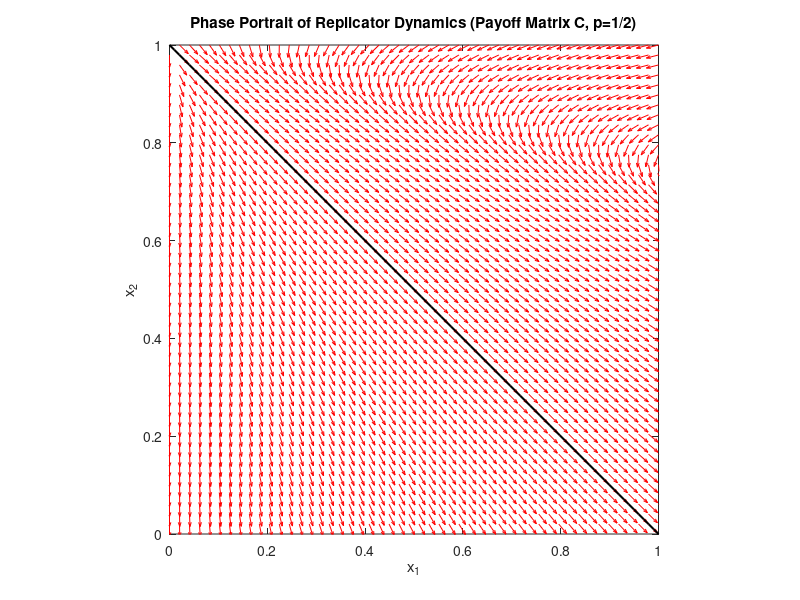

MATLAB code to generate this figure:

% Parameters
p = 3/5; % Parameter value 
T = 10;   
M = 4;   
x_range = [0, 1]; % Range for x-axis
y_range = [0, 1]; % Range for y-axis
grid_density = 50; % Number of arrows in each direction

% Payoff Matrix (apo to paper)
C = [T*M, 3*(1-p)*T, T*M;
     3*p*T, T, 3*p + T - 1;
     T*M, 3*(1-p)+(T-1), T*M];

% Define the replicator dynamics equations (indos sto youtube)
f_1 = @(x,y) C(1,1)*x + C(1,2)*y + C(1,3)*(1 - x - y);
f_2 = @(x,y) C(2,1)*x + C(2,2)*y + C(2,3)*(1 - x - y);
f_3 = @(x,y) C(3,1)*x + C(3,2)*y + C(3,3)*(1 - x - y);

phi = @(x, y) x*f_1(x, y) + y*f_2(x, y) + (1-x-y)*f_3(x, y); % ypologizo to xTCx

dx_dt = @(x, y) x * (f_1(x, y) - phi(x, y)); %synarthsh (5.1) sto paper
dy_dt = @(x, y) y * (f_2(x, y) - phi(x, y));

replicator = @(t, xy) [dx_dt(xy(1), xy(2)); dy_dt(xy(1), xy(2))]; %(indos sto youtube)

% Create a grid of points for the vector field
[x, y] = meshgrid(linspace(x_range(1), x_range(2), grid_density), ...
                   linspace(y_range(1), y_range(2), grid_density));

% Evaluate the derivatives at each point
u = zeros(size(x));
v = zeros(size(y));

for i = 1:numel(x)
    xy_dot = replicator(0, [x(i), y(i)]);
    u(i) = xy_dot(1);
    v(i) = xy_dot(2);
end

% Normalize the vectors to have unit lenght
magnitude = sqrt(u.^2 + v.^2);
u = u ./ magnitude;
v = v ./ magnitude;

% Plot the vector field
figure;
quiver(x, y, u, v, 'r'); % 'r' for red 
hold on;

% Plot the line x + y = 1
x_line = linspace(x_range(1), x_range(2), 100);
y_line = 1 - x_line;
plot(x_line, y_line, 'k-', 'LineWidth', 1.5); % 'k-' for black line

% Set axis limits and labels
xlim(x_range);
ylim(y_range);
xlabel('x_1');
ylabel('x_2');
title(['Phase Portrait of Replicator Dynamics (Payoff Matrix C, p=1/2)']);
axis equal; % Make sure x and y axes have the same scale
hold off;
